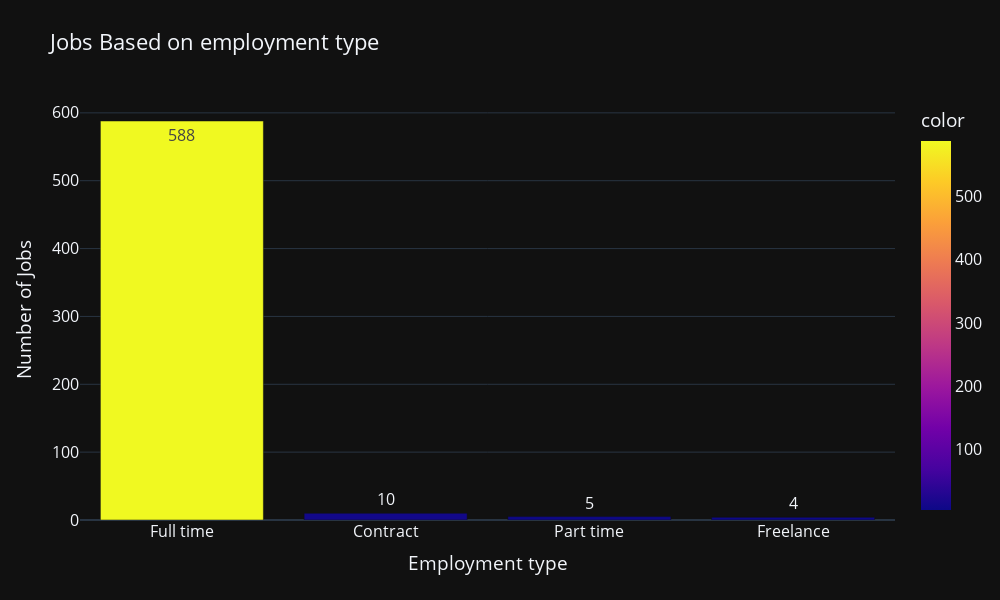

Notebook code for this chart:
### Markdown cell above
Here we can see that most of employment are of **Full time** type and **Freelance** type employment are very less.

##### Let's visualize it by a Bar Chart.

### Code cell
fig = px.bar(x=emp_type.index,
       y=emp_type,
       title='Jobs Based on employment type',
       color=emp_type,
       template='plotly_dark',
       width=1000, height=600,
       text_auto = True)

fig.update_layout(yaxis_title='Number of Jobs', 
                  xaxis_title='Employment type',
                  font_size=16)
fig.show()

### Figure 1 — Plotly figure (JSON) as saved in the notebook; plotly's stock layout.template omitted (floating-point values rounded to 4 significant figures)
{"data": [{"alignmentgroup": "True", "hovertemplate": "x=%{x}<br>y=%{y}<br>color=%{marker.color}<extra></extra>", "legendgroup": "", "marker": {"color": [588, 10, 5, 4], "coloraxis": "coloraxis", "pattern": {"shape": ""}}, "name": "", "offsetgroup": "", "orientation": "v", "showlegend": false, "textposition": "auto", "texttemplate": "%{y}", "type": "bar", "x": ["Full time", "Contract", "Part time", "Freelance"], "xaxis": "x", "y": [588, 10, 5, 4], "yaxis": "y"}], "layout": {"barmode": "relative", "coloraxis": {"colorbar": {"title": {"text": "color"}}, "colorscale": [[0, "#0d0887"], [0.1111, "#46039f"], [0.2222, "#7201a8"], [0.3333, "#9c179e"], [0.4444, "#bd3786"], [0.5556, "#d8576b"], [0.6667, "#ed7953"], [0.7778, "#fb9f3a"], [0.8889, "#fdca26"], [1, "#f0f921"]]}, "font": {"size": 16}, "height": 600, "legend": {"tracegroupgap": 0}, "title": {"text": "Jobs Based on employment type"}, "width": 1000, "xaxis": {"anchor": "y", "domain": [0, 1], "title": {"text": "Employment type"}}, "yaxis": {"anchor": "x", "domain": [0, 1], "title": {"text": "Number of Jobs"}}}}
